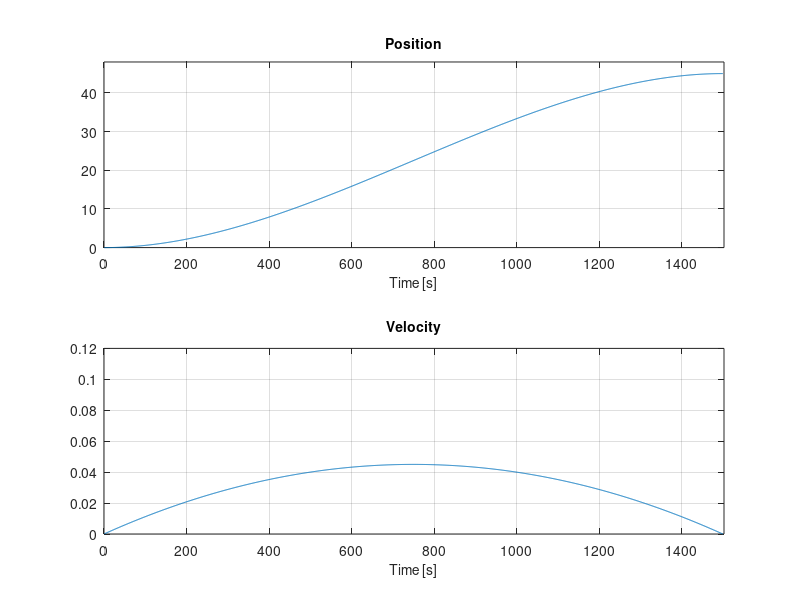

This figure's MATLAB source:
tf=1500 % Number of Path points
A=[tf^2 tf^3; 2*tf 3*tf^2]%Matrix A
%% For "th1" 
xd=45 % Desired final position in th1 
xpd=0 % Desired final velocity in th1
a0=0  % Initial condition in th1 position
a1=0  % Initial condition in th1 velocity
B=[xd;xpd]
coef=(inv(A))*B
a2=coef(1)
a3=coef(2)
rev=A*coef

for n=1:1:tf
    %%  Calculation of all path points
    px(n)=a0+a1*n+a2*n^2+a3*n^3; % Position in th1
    vx(n)=a1+2*a2*n+3*a3*n^2; % Velocity in th1
    t(n)=n;
    
end

figure('Name','Trajectories in th1','NumberTitle','off')
subplot(2,1,1)
plot(t,px)
axis([0 tf+3 0 xd+3]) 
xlabel('Time [s]','FontSize',10)
ylabel('')
title('Position','FontSize',10)
grid on
%%%%%%%%%%%%%%%%%%%%%%%%%%%%
subplot(2,1,2)
plot(t,vx)
axis([0 tf+3 0 0.12]) 
xlabel('Time [s]','FontSize',10)
ylabel('')
title('Velocity','FontSize',10)
grid on
